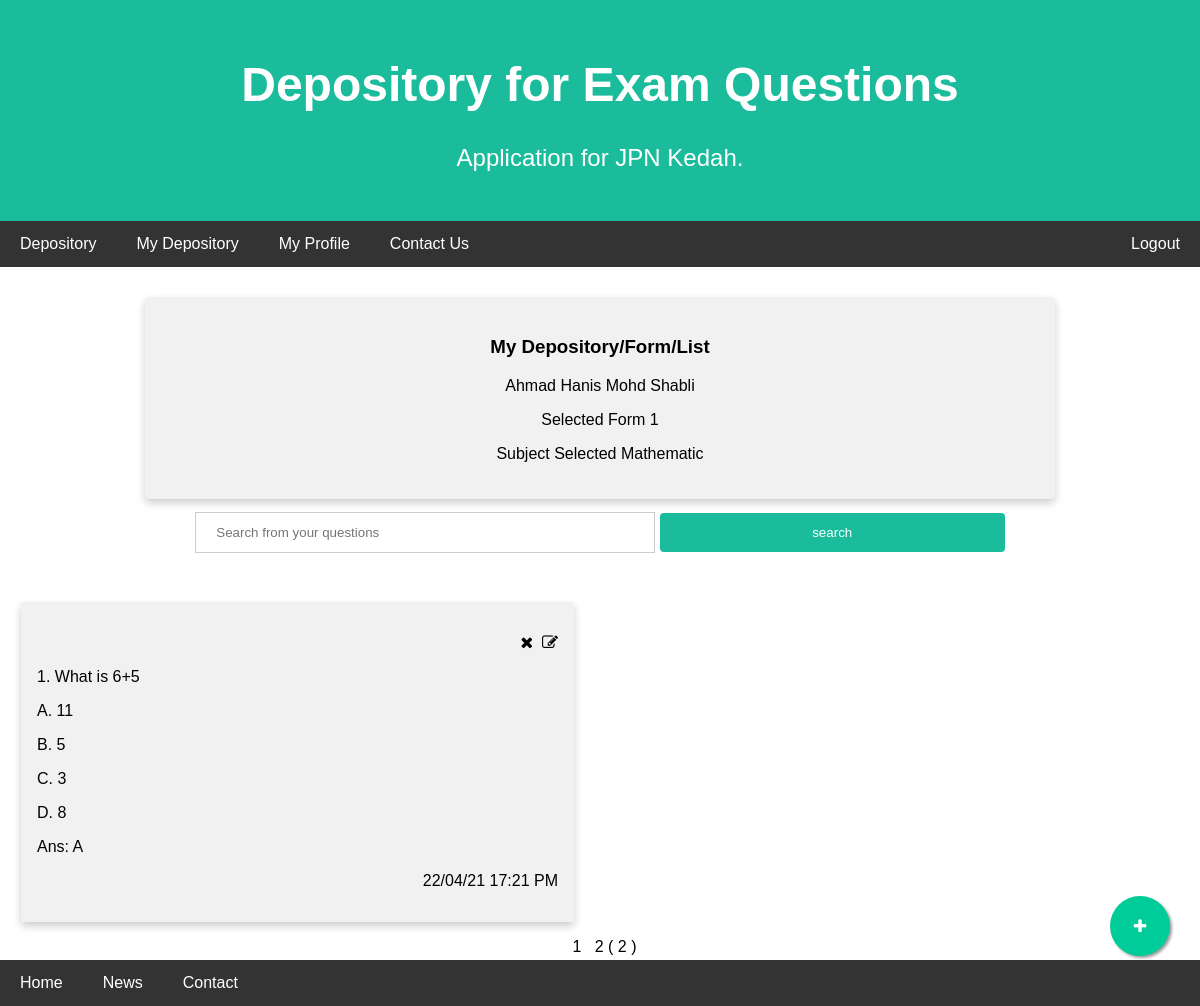
The app's page /php/myquestionslist.php?pageno=2&yearform=Form 1&subject=Mathematic (signed in) with its own data.
### tables this page shows
CREATE TABLE `tbl_questions` (
  `q_id` int(6) NOT NULL,
  `form` varchar(6) NOT NULL,
  `subject_name` varchar(30) NOT NULL,
  `user_email` varchar(60) NOT NULL,
  `question` varchar(500) NOT NULL,
  `ans_a` varchar(200) NOT NULL,
  `ans_b` varchar(200) NOT NULL,
  `ans_c` varchar(200) NOT NULL,
  `ans_d` varchar(200) NOT NULL,
  `ans` varchar(1) NOT NULL,
  `date_created` datetime(6) NOT NULL DEFAULT current_timestamp(6)
);

### php/myquestionslist.php (the view, shortened to what this page needs)
<?php
include_once("dbconnect.php");
if ($_SESSION["session_id"]) {
    $user_email = $_SESSION["email"];
    $name = $_SESSION["name"];
    $yearform = $_GET['yearform'];
    $subject = $_GET['subject'];
    $pageno = (int)$_GET['pageno'];
    $results_per_page = 10;
    $page_first_result = ($pageno - 1) * $results_per_page;
    if (isset($_GET['button'])) {
        if ($_GET['button'] === 'search') {
            $searchkey = addslashes($_GET['search']);
            $sqllistquestions = "SELECT * FROM tbl_questions WHERE user_email = '$user_email' AND form = '$yearform' AND subject_name = '$subject' AND question LIKE '%$searchkey%' ORDER BY date_created DESC";
        }
        if ($_GET['button'] === 'delete') {
            $qid = $_GET['qid'];
            $sqldelete = "DELETE FROM tbl_questions WHERE q_id='$qid' AND user_email = '$user_email'";
            $stmt = $conn->prepare($sqldelete);
            if ($stmt->execute()) {
                echo "<script> alert('Delete Success')</script>";
            } else {
                echo "<script> alert('Delete Failed')</script>";
            }
            $sqllistquestions = "SELECT * FROM tbl_questions WHERE user_email = '$user_email' AND form = '$yearform' AND subject_name = '$subject' ORDER BY date_created DESC";
        }
    } else {
        $sqllistquestions = "SELECT * FROM tbl_questions WHERE user_email = '$user_email' AND form = '$yearform' AND subject_name = '$subject' ORDER BY date_created DESC";
    }
    $stmt = $conn->prepare($sqllistquestions);
    $stmt->execute();
    $rows = $stmt->fetchAll();
    $number_of_result = $stmt->rowCount();
    $number_of_page = ceil($number_of_result / $results_per_page);
    $sqllistquestionswithlimit = $sqllistquestions . " LIMIT $page_first_result , $results_per_page";
    $stmt = $conn->prepare($sqllistquestionswithlimit);
    $stmt->execute();
    $rows = $stmt->fetchAll();
} else {
    echo "<script> alert('Session not available. Please login')</script>";
    echo "<script> window.location.replace('../html/login.html')</script>";
}
?>
<!DOCTYPE html>
<html>
<head>
    <link rel="stylesheet" href="../css/style.css">
    <link rel="stylesheet" href="https://maxcdn.bootstrapcdn.com/font-awesome/4.5.0/css/font-awesome.min.css">
    <link rel="stylesheet" href="https://cdnjs.cloudflare.com/ajax/libs/font-awesome/4.7.0/css/font-awesome.min.css">
</head>
<body>
    <div class="header">
        <h1>Depository for Exam Questions</h1>
        <p>Application for JPN Kedah.</p>
    </div>
    <div class="topnavbar" id="myTopnav">
        <a href="depository.php">Depository</a>
        <a href="mydepository.php">My Depository</a>
        <a href="#">My Profile</a>
        <a href="#">Contact Us</a>
        <a href="../html/login.html" onclick="logout()" class="right">Logout</a>
    </div>
    <div class="main">
        <div class="row-single">
            <div class="card-header" type="submit">
                <h3>My Depository/Form/List</h3>
                <p><?php echo $name ?></p>
                <?php
                echo "<p> Selected " . $yearform . "</p>";
                echo "<p>Subject Selected " . $subject . "</p>";
                ?>
            </div>
        </div>
        <form action="myquestionslist.php" align="center">
            <input type="search" id="idsearch" name="search" placeholder="Search from your questions" />
            <button type="submit" name="button" value="search">search</button>
        </form>
    </div>
    <?php
    $num = 1;
    echo "<div class='row-question'>";
    foreach ($rows as $question) {
        $qid = $question['q_id'];
        echo "<div class='column-question'>";
        echo " <div class='card-question'>";
        echo "<p align='right'><a href='myquestionslist.php?button=delete&yearform=$yearform&subject=$subject&qid=$qid&pageno=1'
        class='fa fa-remove' onclick='return deleteDialog()'></a>&nbsp&nbsp<a href='editquestion.php?yearform=$yearform&subject=$subject&qid=$qid&pageno=1'
        class='fa fa-edit''></a></p>";
        echo "<p align='left'>" . $num++ . ". " . ($question['question']) . "</p>";
        echo "<p align='left'>A.  " . ($question['ans_a']) . "</p>";
        echo "<p align='left'>B.  " . ($question['ans_b']) . "</p>";
        echo "<p align='left'>C.  " . ($question['ans_c']) . "</p>";
        echo "<p align='left'>D.  " . ($question['ans_d']) . "</p>";
        echo "<p align='left'>Ans:  " . ($question['ans']) . "</p>";
        echo "<p align='right'>" . date_format(date_create($question['date_created']), 'd/m/y H:i A') . "</p>";
        echo "</div>";
        echo "</div>";
    }
    echo "</div>";
    echo "<div class='row-pages'>";
    echo"<center>";
    for ($page = 1; $page <= $number_of_page; $page++) {
        echo '<a href = "myquestionslist.php?pageno=' . $page . '&yearform=' . $yearform . '&subject=' . $subject . '">&nbsp&nbsp' . $page . ' </a>';
    }
    echo " ( ".$pageno." )";
    echo"</center>";
    echo "</div>";
    ?>
    <a href="newquestion.php?yearform=<?php echo $yearform ?>&subject=<?php echo $subject ?>&pageno=<?php echo $pageno ?>" class="float">
        <i class="fa fa-plus my-float"></i>
    </a>
    <div class="bottomnavbar">
        <a href="../index.html">Home</a>
        <a href="#news">News</a>
        <a href="#contact">Contact</a>
    </div>
</body>
</html>

### css/style.css (style rules this page uses)
* { box-sizing: border-box; }
body { font-family: Arial, Helvetica, sans-serif; margin-top: 0; margin-left: 0; margin-right: 0; margin-bottom: 50px; align-items: center; }
.header { padding: 25px; text-align: center; background: #1abc9c; color: white; }
.topnavbar { overflow: hidden; background-color: #333; width: 100%; }
.topnavbar a { float: left; display: block; color: white; text-align: center; padding: 14px 20px; text-decoration: none; }
.topnavbar a.right { float: right; }
.bottomnavbar { overflow: hidden; background-color: #333; width: 100%; position: fixed; bottom: 0; width: 100%; }
.bottomnavbar a { float: left; display: block; color: white; text-align: center; padding: 14px 20px; text-decoration: none; }
.main { -ms-flex: 100%; flex: 100%; background-color: rgb(255, 255, 255); padding: 25px; text-align: center; }
.column-question { float: left; width: 50%; padding: 0 10px; }
.row-question { margin: 0 -5px; }
.row-question:after { content: ""; display: table; clear: both; }
.card-question { box-shadow: 0 4px 8px 0 rgba(0, 0, 0, 0.2); padding: 16px; text-align: center; background-color: #f1f1f1; margin: 16px; }
a { text-decoration: none; color: black; }
@media screen and (min-width: 601px) { .header h1 { font-size: 4vw; } }
@media screen and (min-width: 601px) { .header p { font-size: 2vw; } }
@media screen and (min-width: 601px) { .main { padding: 20px; width: 100%; } }
@media screen and (min-width: 601px) { input[type=search] { width: 40%; } }
@media screen and (min-width: 601px) { button[type=submit] { width: 30%; } }
@media screen and (min-width: 601px) { .row-single { width: 80%; } }
@media screen and (min-width: 601px) { .main { -ms-flex: 100%; flex: 100%; background-color: rgb(255, 255, 255); padding: 25px; text-align: center; } }
button[type=submit] { background-color: #1abc9c; color: white; padding: 12px 20px; border: none; border-radius: 4px; cursor: pointer; }
input[type=search] { padding: 12px 20px; margin: 8px 0; display: inline-block; border: 1px solid #ccc; box-sizing: border-box; }
.row-single:after { content: ""; display: table; clear: both; }
.row-single { padding: 5px; text-align: center; display: inline-block; }
.card-header { box-shadow: 0 4px 8px 0 rgba(0, 0, 0, 0.2); padding: 20px; text-align: center; background-color: #f1f1f1; transition: 0.3s; border-radius: 5px; }
.float { position: fixed; width: 60px; height: 60px; bottom: 50px; right: 30px; background-color: #0C9; color: #FFF; border-radius: 50px; text-align: center; box-shadow: 2px 2px 3px #999; }
.my-float { margin-top: 22px; }

### records on screen
tbl_questions: question "What is 6+5", ans_a "11", ans_b "5", ans_c "3", ans_d "8", ans "A", date_created "22/04/21 17:21 PM"

### other values on screen
$name "Ahmad Hanis Mohd Shabli"
$yearform "Form 1"
$subject "Mathematic"
$pageno "2"
